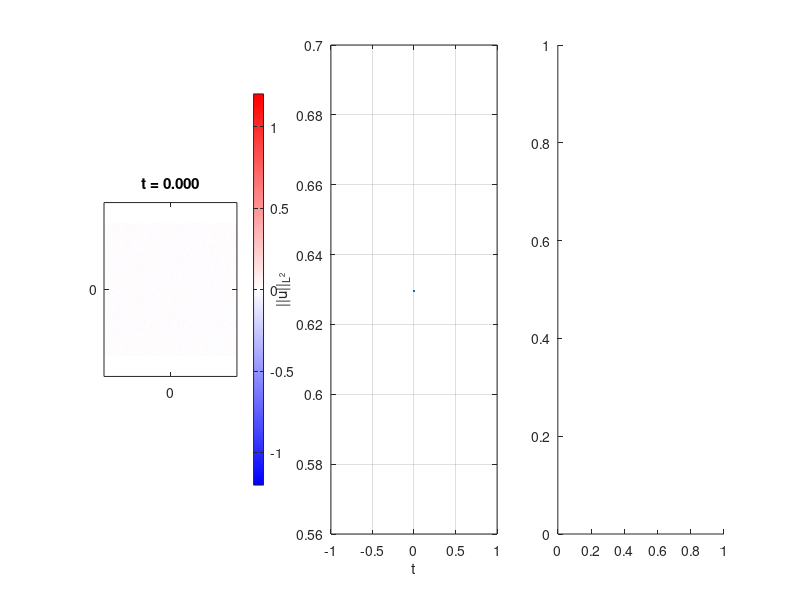

Write MATLAB code to recreate this figure. (Note: this script raises an error after producing the figure.)
function CH2D_domain_wall_density()
    clc; clear; close all;
    
    %% Parameters
       
    tau = 4; % used for scaling mu
    
    t0 = 0.0;
    T  = 5.0;
    
    scale=20;
    Lx = scale*pi;
    Ly = scale*pi;
    
    Nx = 2^8;
    Ny = 2^8;
    
    dx = Lx/Nx;
    dy = Ly/Ny;
    
    movie_dt = 0.05;

    %% functions
    function mu = mu(t)
        mu = t/tau;
    end

    function power_spec = power_spec(t, Laplacian_k, u_hat)
        ksq = -Laplacian_k;
        power_spec = abs(u_hat).^2 .* exp( t^2*ksq/tau - 2*t*ksq.^2 );
    end

    function n = domainwall_density(t, Laplacian_k, u_hat)
        P = power_spec(t, Laplacian_k, u_hat);
        ksq = -Laplacian_k;
        num = sum(ksq.*P,'all');
        den = sum(P,'all');

        n = (pi/2)*sqrt(num/den);
    end
    
    
    %% Initial condition

    % random
    sigma = 0.01;
    u0 = sigma*randn(Nx,Ny);
    u_hat = fft2(u0);

    % gaussian
    % u0 = exp(-(X.^2 + Y.^2)/sigma);
    % u_hat = fft2(u0);
    
    %% discretization
    % spatial discretization
    x = (-Nx/2:Nx/2-1)*dx;
    y = (-Ny/2:Ny/2-1)*dy;
    
    [X,Y] = ndgrid(x,y);
    
    % time discretization
    dt = 0.1 * min(dx,dy)^2;
    t = t0:dt:T;
    
    %% Fourier wavenumbers
    
    kx = 2*pi * [0:Nx/2-1 -Nx/2:-1] / Lx;
    ky = 2*pi * [0:Ny/2-1 -Ny/2:-1] / Ly;
    
    [KX,KY] = ndgrid(kx,ky);
    
    Laplacian_k = -(KX.^2 + KY.^2);

    %% 2/3 dealiasing mask

    kx_max = max(abs(kx));
    ky_max = max(abs(ky));
    
    dealias_mask = (abs(KX) <= (2/3)*kx_max) & (abs(KY) <= (2/3)*ky_max);
    
    %% Plot setup
    figure('Position',[100 100 1800 600])
    %% first plot: solution
    subplot(1,3,1)
    
    u_phys = real(ifft2(u_hat));
    
    im = imagesc(x,y,u_phys');
    axis equal tight
    set(gca,'YDir','normal')
    
    colormap(seismic_colormap())
    caxis([-1.2 1.2])
    colorbar
    
    title(sprintf('t = %.3f',t(1)))
    xticks([-scale*pi 0 scale*pi])
    xticklabels({['-' num2str(scale,'%.0f')] ,'0', [num2str(scale,'%.0f') '\pi']})
    yticks([-scale*pi 0 scale*pi])
    yticklabels({['-' num2str(scale,'%.0f')] ,'0', [num2str(scale,'%.0f') '\pi']})

    %% second plot: L2 norm
    subplot(1,3,2)
    
    t_hist = t(1);
    l2_hist = l2_norm_periodic(u_hat,Lx,Ly);
    
    hline = plot(t_hist,l2_hist,'LineWidth',2);
    
    xlabel('t')
    ylabel('||u||_{L^2}')
    grid on
    
    %% third plot: domain wall density
    subplot(1,3,3)
    
    BW = u_phys > 0;
    perim = bwperim(BW,8);
    Lwall = sum(perim(:))*dx;
    comput_density = Lwall/(Lx*Ly);

    theory_density = domainwall_density(t0, Laplacian_k, u_hat);
    
    theory_density_line = plot(t_hist, theory_density, 'LineWidth',2, 'DisplayName', 'theoretical');
    hold on;
    comput_density_line = plot(t_hist, comput_density, 'LineWidth',2, 'DisplayName', '# minima');
    
    xlabel('t')
    ylabel('density')
    legend show

    grid on
    
    drawnow
    
    %% GIF setup
    save_gif = true;
    gif_filename = ['cahn_hilliard_2D_muIC=' num2str(mu(0),'%.2f') '.gif'];
    
    frame_count = 1;
    
    next_movie_time = t0;
    
    %% Time loop
    for n = 1:length(t)-1
        lambda = -Laplacian_k.^2 - mu(t(n))*Laplacian_k;

        u_phys = real(ifft2(u_hat));
        u3_hat = fft2(u_phys.^3);
        N_hat = Laplacian_k .* dealias_mask .* u3_hat;
    
        % explicit nonlinear, semi-explicit linear
        u_hat = ((1 + 0.5*dt*lambda).*u_hat + dt*N_hat) ...
                ./ (1 - 0.5*dt*lambda);
        u_hat = dealias_mask .* u_hat;

        t_hist(end+1) = t(n+1);
        l2_hist(end+1) = l2_norm_periodic(u_hat,Lx,Ly);
        
        % get domain wall density
        BW = u_phys > 0;
        perim = bwperim(BW,8);
        Lwall = sum(perim(:))*dx;
        comput_density(end+1) = Lwall/(Lx*Ly);
    
        theory_density(end+1) = domainwall_density(t(n+1), Laplacian_k, u_hat);

        if (t(n+1) >= next_movie_time) || (n+1 == length(t))
    
            next_movie_time = next_movie_time + movie_dt;
            u_phys = real(ifft2(u_hat));
    
            set(im,'CData',u_phys')
            subplot(1,3,1)

            subplot(1,3,2)
            set(hline,'XData',t_hist,'YData',l2_hist)
            axis tight
            
            subplot(1,3,3)
            set(theory_density_line,'XData',t_hist,'YData',theory_density)
            set(comput_density_line,'XData',t_hist,'YData',comput_density)
            
            xlabel('t')
            axis tight
    
            drawnow
    
            if save_gif
                frame = getframe(gcf);
                img = frame2im(frame);
    
                [A,map] = rgb2ind(img,256);
                if frame_count == 1
                    imwrite(A,map,gif_filename,'gif','LoopCount',Inf,'DelayTime',0.05);
                else
                    imwrite(A,map,gif_filename,'gif','WriteMode','append','DelayTime',0.05);
                end
    
                frame_count = frame_count + 1;
    
            end
        end
    end
    disp(['GIF saved to: ', gif_filename])

end


%% L2 norm
function val = l2_norm_periodic(u_hat,Lx,Ly)
    [Nx,Ny] = size(u_hat);
    val = sqrt(Lx*Ly) * sqrt(sum(abs(u_hat(:)).^2)) /(Nx*Ny);
end
    
    
%% Seismic colormap    
function cmap = seismic_colormap()
    
    n = 256;
    
    r = [(0:n/2-1)/(n/2), ones(1,n/2)];
    g = [(0:n/2-1)/(n/2), (n/2-1:-1:0)/(n/2)];
    b = [ones(1,n/2), (n/2-1:-1:0)/(n/2)];
    
    cmap = [r(:),g(:),b(:)];

end
